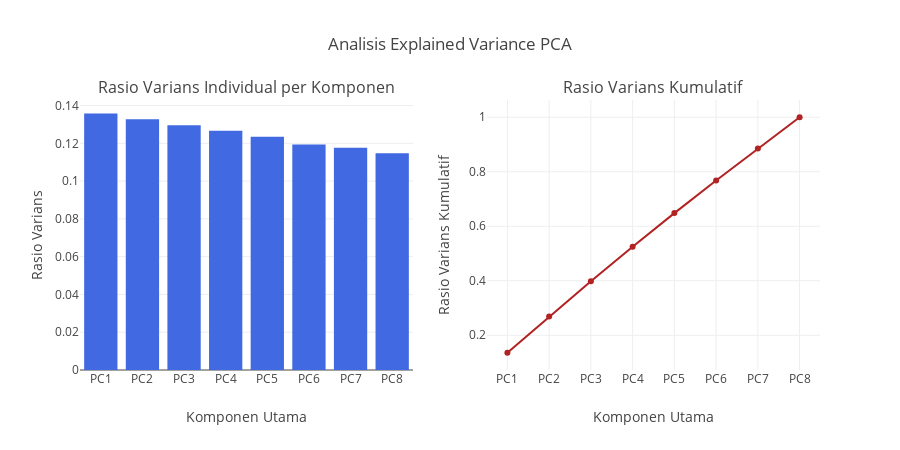

The notebook cell saved with this chart:
### Markdown cell above
Analisis Komponen Utama (PCA)

### Code cell
numeric_features = [
    'age',
    'study_hours_per_day',
    'social_media_hours',
    'netflix_hours',
    'attendance_percentage',
    'sleep_hours',
    'exercise_frequency',
    'mental_health_rating'
]
scaler = StandardScaler()
X_scaled = scaler.fit_transform(df[numeric_features])

pca = PCA()
X_pca = pca.fit_transform(X_scaled)

exp_var_ratio = pca.explained_variance_ratio_
cum_exp_var_ratio = np.cumsum(exp_var_ratio)

fig = make_subplots(
    rows=1, cols=2,
    subplot_titles=(
        'Rasio Varians Individual per Komponen',
        'Rasio Varians Kumulatif'
    )
)

fig.add_trace(
    go.Bar(
        x=[f'PC{i+1}' for i in range(len(exp_var_ratio))],
        y=exp_var_ratio,
        name='Individual Variance',
        marker_color='royalblue'
    ),
    row=1, col=1
)

fig.add_trace(
    go.Scatter(
        x=[f'PC{i+1}' for i in range(len(cum_exp_var_ratio))],
        y=cum_exp_var_ratio,
        mode='lines+markers',
        name='Cumulative Variance',
        marker_color='firebrick'
    ),
    row=1, col=2
)

fig.update_layout(
    title_text='Analisis Explained Variance PCA',
    height=450,
    width=900,
    showlegend=False,
    yaxis1_title='Rasio Varians',
    yaxis2_title='Rasio Varians Kumulatif',
    xaxis1_title='Komponen Utama',
    xaxis2_title='Komponen Utama'
)
fig.show()

print("="*50)
print("Detail Explained Variance per Komponen Utama (PC)")
print("="*50)
for i, var in enumerate(exp_var_ratio):
    print(f"PC{i+1}: {var:.4f} (Total Kumulatif: {cum_exp_var_ratio[i]:.4f})")
print("="*50)

### Figure 1 — Plotly figure (JSON) as saved in the notebook; plotly's stock layout.template omitted (floating-point values rounded to 4 significant figures)
{"data": [{"marker": {"color": "royalblue"}, "name": "Individual Variance", "type": "bar", "x": ["PC1", "PC2", "PC3", "PC4", "PC5", "PC6", "PC7", "PC8"], "xaxis": "x", "y": [0.1358, 0.1327, 0.1296, 0.1266, 0.1235, 0.1194, 0.1177, 0.1147], "yaxis": "y"}, {"marker": {"color": "firebrick"}, "mode": "lines+markers", "name": "Cumulative Variance", "type": "scatter", "x": ["PC1", "PC2", "PC3", "PC4", "PC5", "PC6", "PC7", "PC8"], "xaxis": "x2", "y": [0.1358, 0.2685, 0.3981, 0.5247, 0.6482, 0.7676, 0.8853, 1.0], "yaxis": "y2"}], "layout": {"annotations": [{"font": {"size": 16}, "showarrow": false, "text": "Rasio Varians Individual per Komponen", "x": 0.225, "xanchor": "center", "xref": "paper", "y": 1, "yanchor": "bottom", "yref": "paper"}, {"font": {"size": 16}, "showarrow": false, "text": "Rasio Varians Kumulatif", "x": 0.775, "xanchor": "center", "xref": "paper", "y": 1, "yanchor": "bottom", "yref": "paper"}], "height": 450, "showlegend": false, "title": {"text": "Analisis Explained Variance PCA"}, "width": 900, "xaxis": {"anchor": "y", "domain": [0, 0.45], "title": {"text": "Komponen Utama"}}, "xaxis2": {"anchor": "y2", "domain": [0.55, 1], "title": {"text": "Komponen Utama"}}, "yaxis": {"anchor": "x", "domain": [0, 1], "title": {"text": "Rasio Varians"}}, "yaxis2": {"anchor": "x2", "domain": [0, 1], "title": {"text": "Rasio Varians Kumulatif"}}}}
